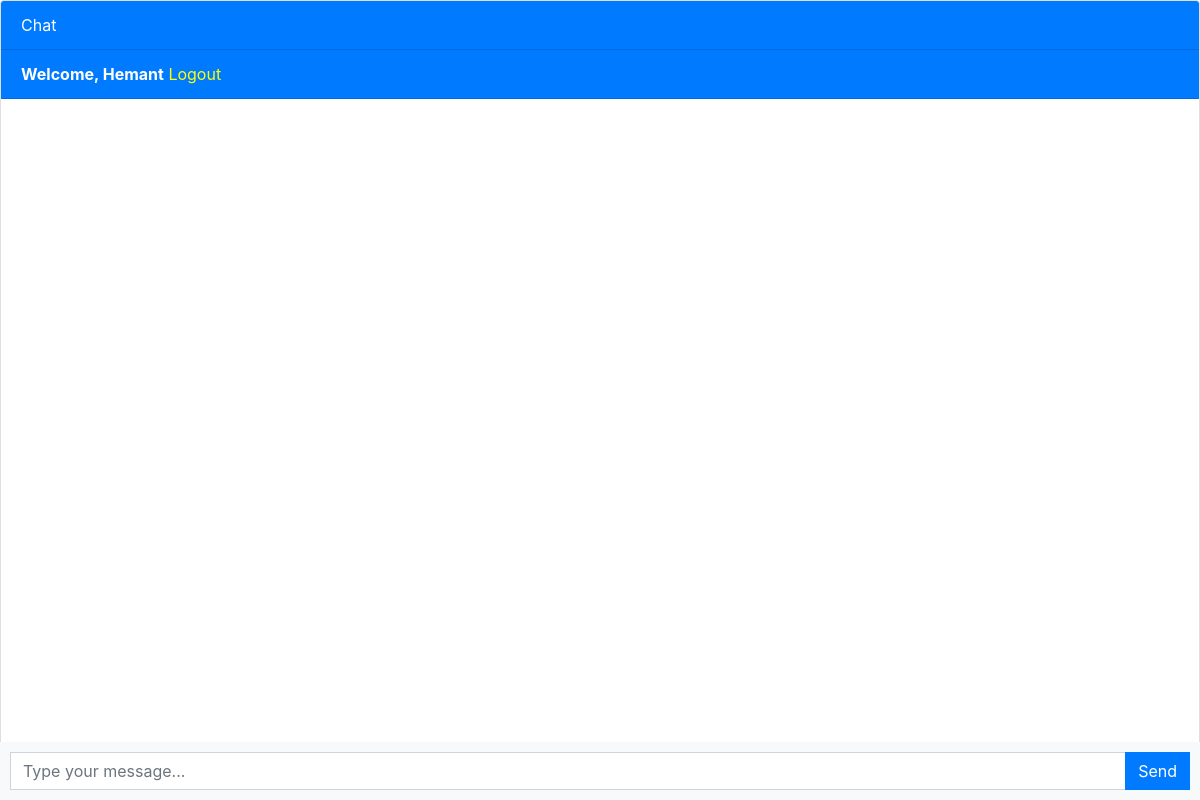
The page / (signed in) on the database as committed earlier.
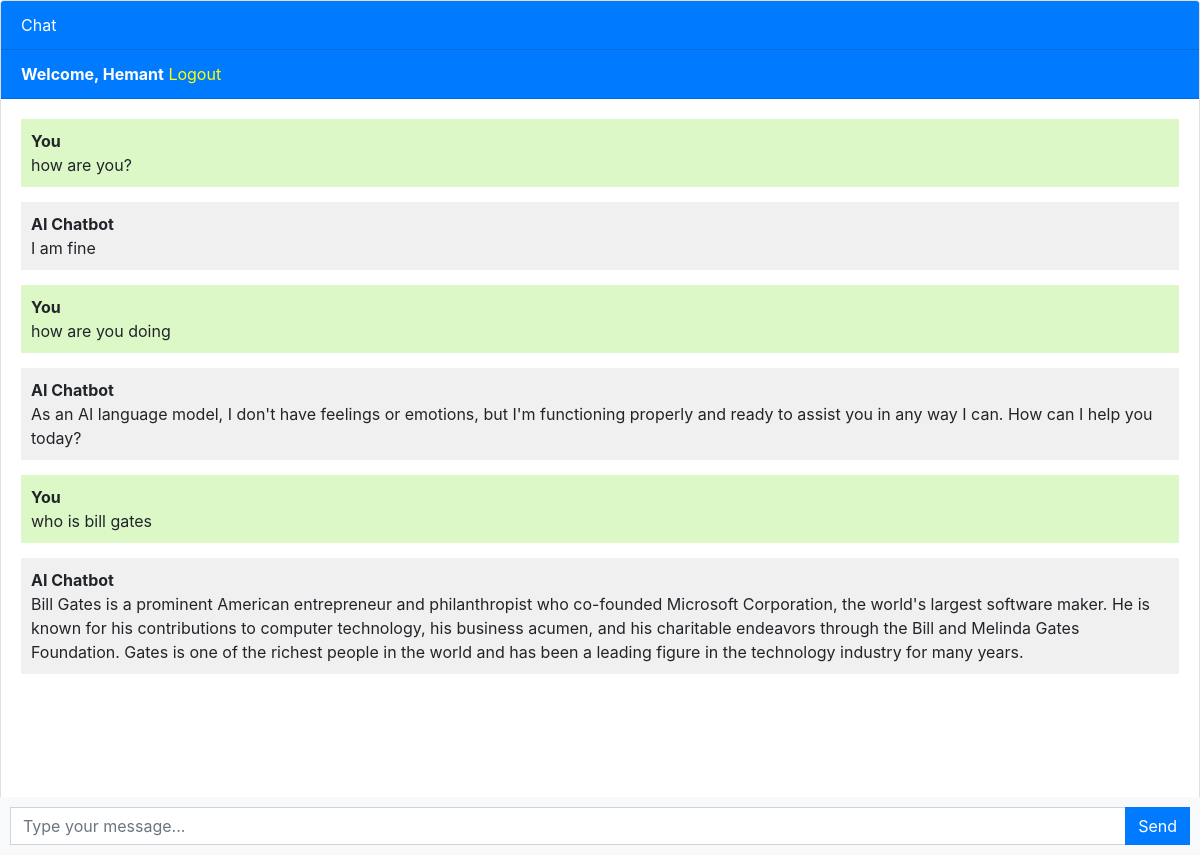
The same page on the database as committed later.
### chatbot/models.py (models this page shows, shortened)
class Chat(models.Model):
    user = models.ForeignKey(User,on_delete=models.CASCADE)
    message = models.TextField()
    response = models.TextField()
    created_at = models.DateTimeField(auto_now_add=True)

### chatbot/views.py (the view)
# urls.py: path('', views.chatbot, name='chatbot'),
def chatbot(request):
    chats = Chat.objects.filter(user=request.user)
    if request.method == 'POST':
        message = request.POST.get('message')
        response = ask_openai(message)
        chat = Chat(user=request.user, message=message,response=response,created_at=timezone.now())
        chat.save()
        return JsonResponse({'message': message,'response': response})
    return render(request,'chatbot.html',{'chats':chats})

### templates/chatbot.html (shortened to what this page needs)
{% extends 'base.html' %}
{% block content %}
<div class="chat-container">
  <div class="card flex-grow-1">
    <div class="card-header bg-primary text-white">Chat</div>
    {% if user.is_authenticated %}
    <div class="card-header bg-primary text-white"> <b> Welcome, {{user.username}}</b>   <a style="color: yellow" href="logout">Logout</a></div>
    {% else %}
    <div class="card-header bg-primary text-white"><a style="color: yellow" href="login">Login</a>    <a style="color: yellow" href="register">Register</a></div>
    {% endif %}
    <div class="card-body messages-box">
      <ul class="list-unstyled messages-list">
        {% for chat in chats %}
          {% if chat.user == request.user %}
            <li class="message sent">
          <div class="message-text">
            <div class="message-sender">
              <b>You</b>
            </div>
            <div class="message-content">
              {{ chat.message }}
            </div>
          </div>
        </li>
        <li class="message received">
          <div class="message-text">
            <div class="message-sender">
              <b>AI Chatbot</b>
            </div>
            <div class="message-content">
              {{ chat.response }}
            </div>
          </div>
        </li>
          {% endif %}
        {% endfor %}
      </ul>
    </div>
    <br><br>
    <br><br>
    <br><br>
  </div>
  <form class="message-form">
    <div class="input-group">
      <input type="text" class="form-control message-input" placeholder="Type your message...">
      <div class="input-group-append">
        <button type="submit" class="btn btn-primary btn-send">Send</button>
      </div>
    </div>
  </form>
</div>
{% endblock %}

### templates/base.html (shortened to what this page needs)
<!DOCTYPE html>
<html lang="en">
  <head>
    <link rel="stylesheet" href="https://stackpath.bootstrapcdn.com/bootstrap/4.3.1/css/bootstrap.min.css">
  </head>
  <body>
    {% block content %}{% endblock %}
  </body>
</html>

### templates/chatbot.html (style rules this page uses)
body, html { height: 100%; }
.messages-box { flex: 1; overflow-y: auto; }
.messages-list { padding-left: 0; }
.message { margin-bottom: 15px; list-style: none; }
.message-text { padding: 10px; border-radius: 5px; }
.sent { background-color: #dcf8c6; align-self: flex-end; }
.received { background-color: #f1f0f0; align-self: flex-start; }
.message-form { display: flex; position: fixed; bottom: 0; left: 0; right: 0; padding: 10px; background-color: #f8f9fa; }
.message-input { flex: 1; border-radius: 0; border-right: none; }
.btn-send { border-radius: 0; }
.chat-container { height: 100%; display: flex; flex-direction: column; }

Rows that differ between the two databases and show on the page:
added Chat: message "how are you?", response "I am fine"
added Chat: message "how are you doing", response "As an AI language model, I don't have feelings or emotions, but I'm functioning properly and ready to assist you in any way I can. How can I help you today?"
added Chat: message "who is bill gates", response "Bill Gates is a prominent American entrepreneur and philanthropist who co-founded Microsoft Corporation, the world's largest software maker. He is known for his contributions to computer technology, his business acumen, and his charitable endeavors through the Bill and Melinda Gates Foundation. Gates is one of the richest people in the world and has been a leading figure in the technology industry for many years."
